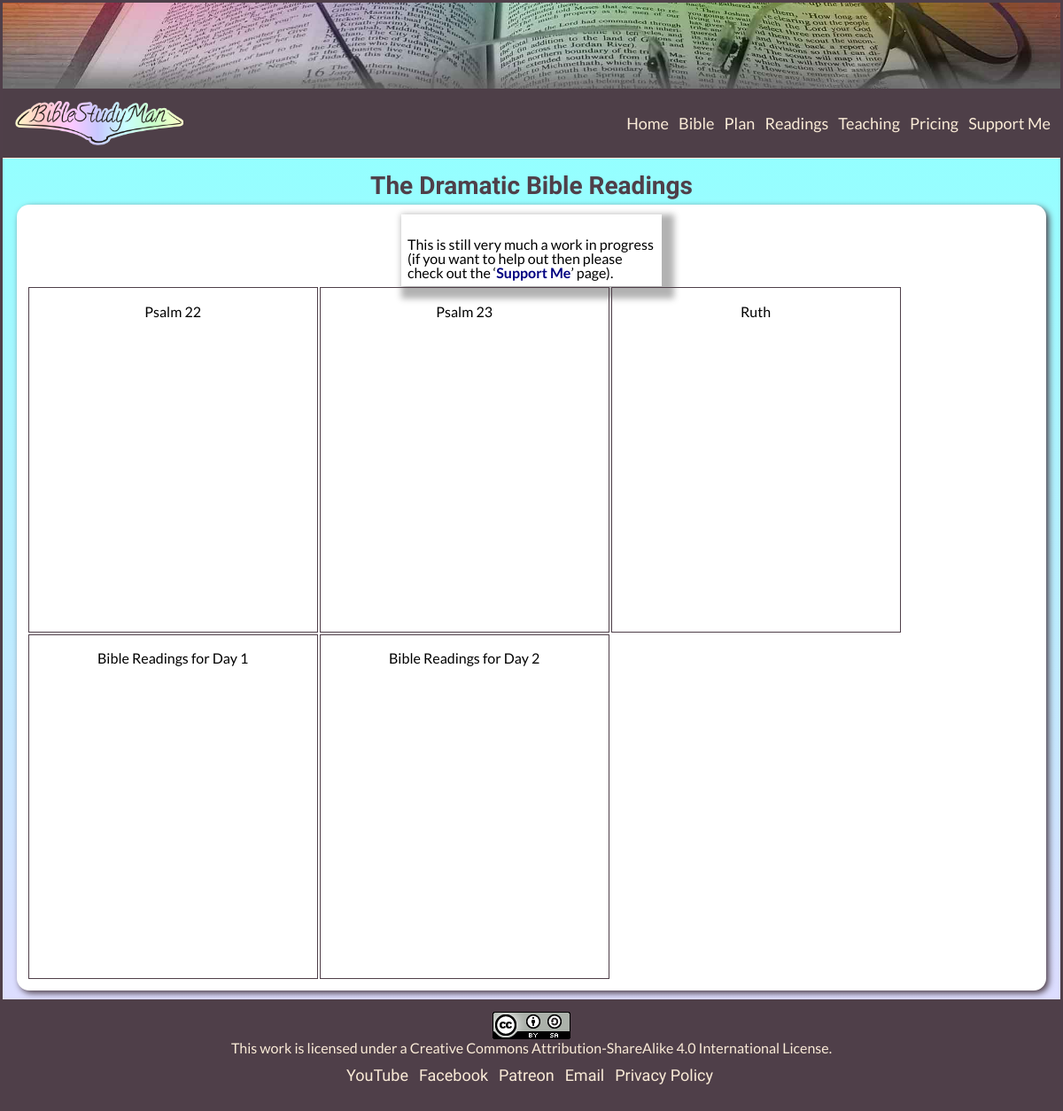
The app's page /site/readings.php with its own data.
### tables this page shows
CREATE TABLE media (
  mediaID int(11) NOT NULL AUTO_INCREMENT,
  mediaClass varchar(1) NOT NULL,
  videoURL varchar(147) NOT NULL,
  audioTrack varchar(128) NOT NULL,
  audioURL varchar(147) NOT NULL,
  mediaName varchar(77) NOT NULL,
  mediaDescription varchar(49) NOT NULL,
  PRIMARY KEY (mediaID)
);

### site/dbFunctions.php (the view, shortened to what this page needs)
<?php
function doQuery($pdo, $tQuery, $params = []){
  $stmt = $pdo->prepare($tQuery);
  $stmt->execute($params);
  return $stmt;
}
function videoList($tClass = 'R'){
  global $pdo;
  $tOutput = '';
  $tQuery = 'SELECT * FROM media WHERE media.mediaClass = ?;';
  $params = [$tClass];
  $tWidth = '325';
  $tHeight = '183';
  $stmt = doQuery($pdo, $tQuery, $params);
  if ($stmt->rowCount() == 0) {
    $tOutput .= 'Tell Carl something went wrong with the BibleStudyMan database - trying to do "' . htmlspecialchars($tQuery ?? '', ENT_QUOTES, 'UTF-8') . '"';
  } else {
    while ($row = $stmt->fetch()) {
      $tOutput .= '<div class="media">';
      if(! empty($row["audioURL"])){
        $tOutput .= '<p class="centerText">' . htmlspecialchars($row["mediaName"] ?? '', ENT_QUOTES, 'UTF-8') . '</p>';
        $tOutput .= '<br>';
        $tOutput .= '<iframe width="100%" scrolling="no" frameborder="no" allow="autoplay" src="https://w.soundcloud.com/player/?url=https%3A//api.soundcloud.com/tracks/';
        $tOutput .= htmlspecialchars($row["audioTrack"] ?? '', ENT_QUOTES, 'UTF-8');
        $tOutput .= '&color=%23ff5500&auto_play=false&hide_related=false&show_comments=true&show_user=true&show_reposts=false&show_teaser=true"></iframe>';
        $tOutput .= '<br>';
      }
      if(! empty($row["videoURL"])){
        $tOutput .= '<iframe width = "' . $tWidth . '" height = "' . $tHeight . '" src="https://www.youtube.com/embed/';
        $tOutput .= htmlspecialchars($row["videoURL"] ?? '', ENT_QUOTES, 'UTF-8');
        $tOutput .= '?rel=0" frameborder="1" allow="autoplay; encrypted-media" allowfullscreen></iframe>';
      }
      $tOutput .= '</div>';
    }
  }
  return $tOutput;
}
?>

### site/styles/general.css (style rules this page uses)
:root { --bg: white; --text: black; --anchor: #000080; --anchorHover: #800080; --heading: #4F3F49; --subheading: #4F3F49; --teaching: #9494ff; --teachingL: #ddddff; --readings: #94ffff; --readingsL: #ddddff; --plan: #94ff94; --planL: #ddffdd; --Bible: #ffff94; --BibleL: #ffffdd; --border: #4F3F49; }
body { background: var(--bg); color: var(--text); }
* { margin: 0; padding: 0; }
body { font-family: 'Lato', sans-serif; border: 3px solid var(--heading); }
p { margin-top: 14pt; font-size: 12pt; }
.centerText { text-align: center; }

### site/styles/pages.css (style rules this page uses)
.media { float: left; border: 1px solid #4F3F49; margin: 1px; }

### records on screen
media: mediaName "Psalm 22"
media: mediaName "Psalm 23"
media: mediaName "Ruth"
media: mediaName "Bible Readings for Day 1"
media: mediaName "Bible Readings for Day 2"
